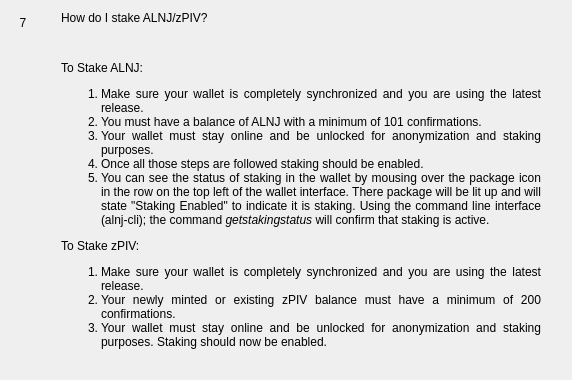
                  <widget class="QWidget" name="widgetFaq7" native="true">
                   <layout class="QHBoxLayout" name="horizontalpage_7" stretch="0,1">
                    <item alignment="Qt::AlignTop">
                     <widget class="QLabel" name="labelNumber7">
                      <property name="minimumSize">
                       <size>
                        <width>24</width>
                        <height>24</height>
                       </size>
                      </property>
                      <property name="maximumSize">
                       <size>
                        <width>16777215</width>
                        <height>24</height>
                       </size>
                      </property>
                      <property name="text">
                       <string>7</string>
                      </property>
                      <property name="alignment">
                       <set>Qt::AlignCenter</set>
                      </property>
                     </widget>
                    </item>
                    <item>
                     <layout class="QVBoxLayout" name="verticalLayoutpage_7">
                      <property name="leftMargin">
                       <number>20</number>
                      </property>
                      <property name="rightMargin">
                       <number>20</number>
                      </property>
                      <item>
                       <widget class="QLabel" name="labelSubtitle7">
                        <property name="text">
                         <string>How do I stake ALNJ/zPIV?</string>
                        </property>
                        <property name="wordWrap">
                         <bool>true</bool>
                        </property>
                       </widget>
                      </item>
                      <item>
                       <spacer name="verticalSpacer_70">
                        <property name="orientation">
                         <enum>Qt::Vertical</enum>
                        </property>
                        <property name="sizeType">
                         <enum>QSizePolicy::Fixed</enum>
                        </property>
                        <property name="sizeHint" stdset="0">
                         <size>
                          <width>20</width>
                          <height>30</height>
                         </size>
                        </property>
                       </spacer>
                      </item>
                      <item>
                       <widget class="QLabel" name="labelContent7">
                        <property name="text">
                         <string>
                           &lt;html&gt;&lt;head/&gt;&lt;body&gt;&lt;p align=&quot;justify&quot;&gt;
                           To Stake ALNJ:
                           &lt;/p&gt;&lt;p align=&quot;justify&quot;&gt;
                           &lt;ol&gt;&lt;li&gt;
                           Make sure your wallet is completely synchronized and you are using the latest release.
                           &lt;li&gt;
                           You must have a balance of ALNJ with a minimum of 101 confirmations.
                           &lt;li&gt;
                           Your wallet must stay online and be unlocked for anonymization and staking purposes.
                           &lt;li&gt;
                           Once all those steps are followed staking should be enabled.
                           &lt;li&gt;
                           You can see the status of staking in the wallet by mousing over the package icon in the row on the top left of the wallet interface. There package will be lit up and will state &quot;Staking Enabled&quot; to indicate it is staking.  Using the command line interface (alnj-cli); the command &lt;i&gt;getstakingstatus&lt;/i&gt; will confirm that staking is active.
                           &lt;/li&gt;&lt;/ol&gt;
                           &lt;/p&gt;&lt;p align=&quot;justify&quot;&gt;
                           To Stake zPIV:
                           &lt;/p&gt;&lt;p align=&quot;justify&quot;&gt;
                           &lt;ol&gt;&lt;li&gt;
                           Make sure your wallet is completely synchronized and you are using the latest release.
                           &lt;li&gt;
                           Your newly minted or existing zPIV balance must have a minimum of 200 confirmations.
                           &lt;li&gt;
                           Your wallet must stay online and be unlocked for anonymization and staking purposes.
                           Staking should now be enabled.
                           &lt;/li&gt;&lt;/ol&gt;
                           &lt;/p&gt;&lt;/body&gt;&lt;/html&gt;
                         </string>
                        </property>
                        <property name="alignment">
                         <set>Qt::AlignLeading|Qt::AlignLeft|Qt::AlignTop</set>
                        </property>
                        <property name="wordWrap">
                         <bool>true</bool>
                        </property>
                       </widget>
                      </item>
                      <item>
                       <spacer name="verticalSpacer_71">
                        <property name="orientation">
                         <enum>Qt::Vertical</enum>
                        </property>
                        <property name="sizeHint" stdset="0">
                         <size>
                          <width>20</width>
                          <height>20</height>
                         </size>
                        </property>
                       </spacer>
                      </item>
                     </layout>
                    </item>
                   </layout>
                  </widget>
